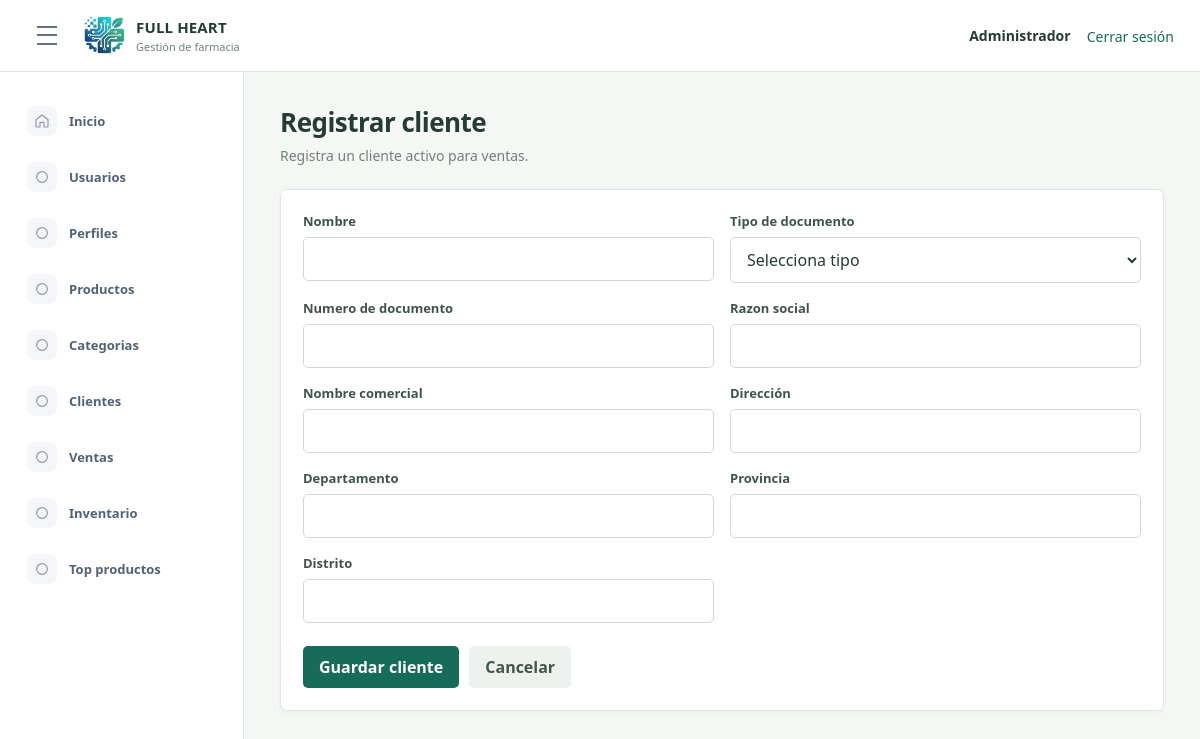
Page /index.php?route=module/clientes/crear (signed in) on the earlier database version.
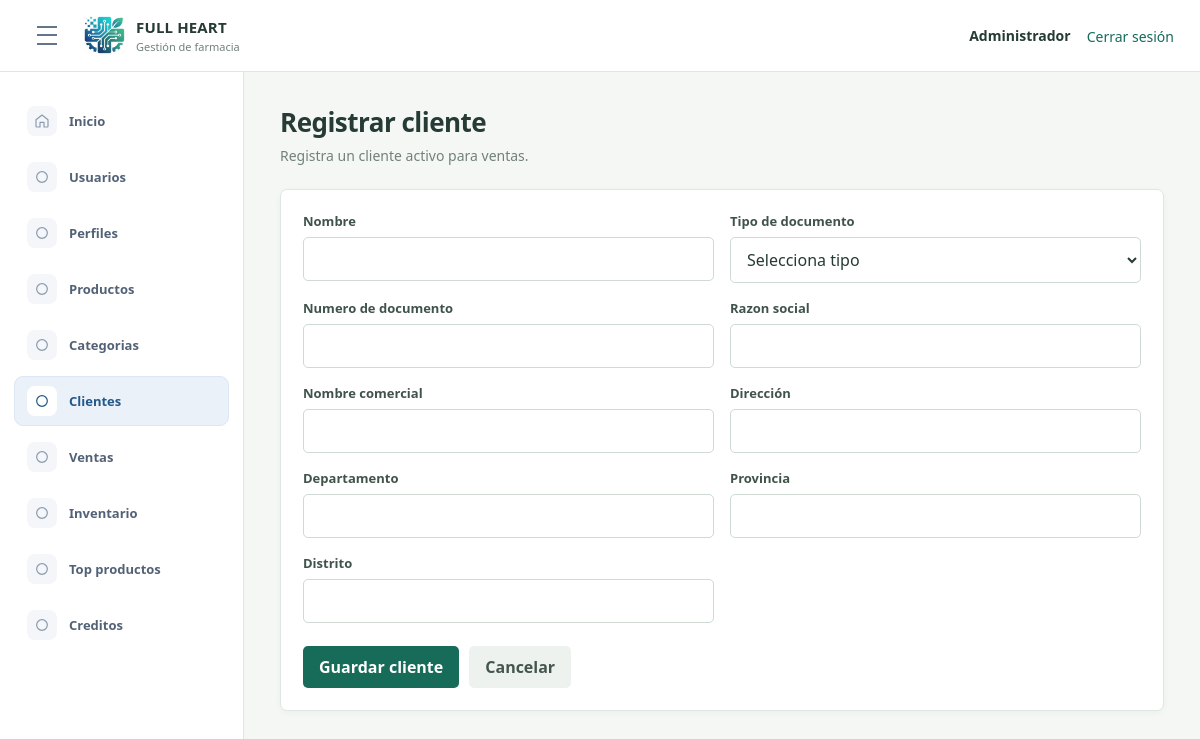
Same page on the later database version.
### tables this page shows
CREATE TABLE `opcion` (
  `idopcion` int(11) NOT NULL AUTO_INCREMENT,
  `descripcion` varchar(100) NOT NULL,
  `url` varchar(200) NOT NULL,
  `icono` varchar(50) NOT NULL DEFAULT 'fa-circle',
  `estado` tinyint(1) NOT NULL DEFAULT 1,
  `fecha_creacion` datetime NOT NULL DEFAULT current_timestamp(),
  PRIMARY KEY (`idopcion`)
);

### app/Controllers/ClienteController.php (called while the page is built, shortened)
<?php
class ClienteController
{
    private Profile $profiles;
    public function __construct(Client $clients, Profile $profiles)
    {
        $this->profiles = $profiles;
    }
    public function create(): void
    {
        $menuOptions = $this->requireAccess("GET");
        $this->renderForm($menuOptions, $this->emptyClient(), []);
    }
    private function renderForm(array $menuOptions, array $client, array $errors): void
    {
        $editing = isset($client["idcliente"]);
        require __DIR__ . "/../Views/layout/app.php";
    }
    private function emptyClient(): array
    {
        return [
            "nombre" => "",
            "nombre_comercial" => "",
            "razon_social" => "",
            "idtipodocumento" => "",
            "nrodocumento" => "",
            "direccion" => "",
            "departamento" => "",
            "provincia" => "",
            "distrito" => ""
        ];
    }
    private function requireAccess(string $method): array
    {
        $menuOptions = $this->profiles->menuOptions((int) ($_SESSION["idperfil"] ?? 0));
        return $menuOptions;
    }
}

### app/Models/Profile.php (called while the page is built, shortened)
<?php
class Profile
{
    private PDO $db;
    public function __construct(PDO $db)
    {
        $this->db = $db;
    }
    public function menuOptions(int $profileId): array
    {
        $sql = "SELECT o.descripcion, o.url, o.icono
                FROM perfil p
                INNER JOIN opcion o ON o.estado = 1
                LEFT JOIN acceso a ON a.idopcion = o.idopcion AND a.idperfil = p.idperfil
                WHERE p.idperfil = :idperfil
                  AND (UPPER(p.nombre) = 'ADMINISTRADOR' OR a.estado = 1)
                ORDER BY o.idopcion";
        $statement = $this->db->prepare($sql);
        $statement->execute(["idperfil" => $profileId]);
        return $statement->fetchAll();
    }
}

### app/Models/User.php (called while the page is built, shortened)
<?php
class User
{
    private PDO $db;
    public function __construct(PDO $db)
    {
        $this->db = $db;
    }
    public function isActive(int $id): bool
    {
        $statement = $this->db->prepare("SELECT 1 FROM usuario WHERE idusuario = :id AND estado = 1");
        $statement->execute(["id" => $id]);
        return $statement->fetchColumn() !== false;
    }
}

### app/Views/clientes/form.php (the view, shortened to what the changed rows need)
<div class="page-title">
    <h1><?= $editing ? "Editar cliente" : "Registrar cliente" ?></h1>
</div>

### app/Views/layout/sidebar.php (shortened to what the changed rows need)
<?php $currentRoute = $_GET["route"] ?? "dashboard"; ?>
<aside class="sidebar">
    <nav aria-label="Menu principal">
        <?php foreach ($menuOptions as $option): ?>
            <?php $route = $option["url"] ?? ""; ?>
            <?php
                $icons = [
                    "module/usuarios" => '<circle cx="9" cy="8" r="3"/><path d="M3 20v-1a6 6 0 0 1 12 0v1zM16 5.5a3 3 0 0 1 0 5.8M18 14a5 5 0 0 1 3 4.5V20h-3"/>',
                    "module/perfiles" => '<rect x="5" y="3" width="14" height="18" rx="2"/><path d="M9 3.5h6M9 10h6M9 14h6M9 18h3"/>',
                    "module/productos" => '<path d="m4 7 8-4 8 4-8 4zM4 7v10l8 4 8-4V7M12 11v10"/>',
                    "module/categorias" => '<path d="M20 13 11 22l-9-9V3h10z"/><circle cx="7" cy="7" r="1"/>',
                    "module/clientes" => '<rect x="4" y="3" width="16" height="18" rx="2"/><circle cx="12" cy="9" r="3"/><path d="M8 17a4 4 0 0 1 8 0"/>',
                    "module/ventas" => '<path d="M3 4h2l2.5 11h11L21 7H6M9 19h.01M18 19h.01"/>',
                    "module/inventario" => '<path d="M3 21h18M5 21V8l7-5 7 5v13M9 21v-6h6v6M9 10h.01M15 10h.01"/>',
                    "module/top-productos" => '<path d="M4 20V10M10 20V4M16 20v-7M22 20H2"/>',
                    "module/creditos" => '<rect x="3" y="6" width="18" height="13" rx="2"/><path d="M3 10h18M7 15h4"/>'
                ];
                $icon = $icons[$route] ?? '<circle cx="12" cy="12" r="8"/>';
            ?>
            <a href="index.php?route=<?= urlencode($route) ?>" <?= ($currentRoute === $route || str_starts_with($currentRoute, $route . "/")) ? 'aria-current="page"' : "" ?>>
                <span class="nav-icon" aria-hidden="true"><svg viewBox="0 0 24 24"><?= $icon ?></svg></span>
                <span><?= htmlspecialchars($option["descripcion"]) ?></span>
            </a>
        <?php endforeach; ?>
    </nav>
</aside>

Differences in the rows shown:
changed opcion "Clientes": url "vista/clientes.php" → "module/clientes" (drawn)
added opcion: descripcion "Creditos"
